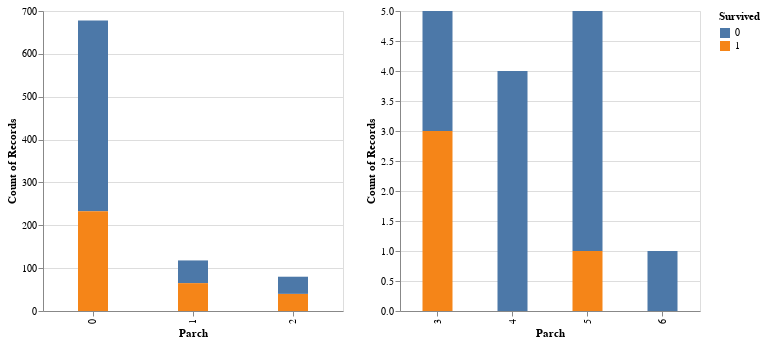

The cell this chart's notebook holds for it:
### Code cell
Parch1 = alt.Chart(data[data.Parch<3]).mark_bar(size=30).encode(
    alt.X('Parch:O'
         ),
    alt.Y('count(Parch)'
         ),
    color='Survived:N'
    ).properties(width=300)

Parch2 = alt.Chart(data[data.Parch>=3]).mark_bar(size=30).encode(
    alt.X('Parch:O'
         ),
    alt.Y('count(Parch)'
         ),
    color='Survived:N'
    ).properties(width=300)

Parch1 | Parch2

### Figure 1 — Vega-Lite specification as saved in the notebook (floating-point values rounded to 4 significant figures; data arrays with more than 128 entries replaced by an {"elided": "..."} marker saying what was removed)
{"config": {"view": {"continuousWidth": 400, "continuousHeight": 300}}, "hconcat": [{"data": {"name": "data-d78e497e8fd9bb1ff073fea218085388"}, "mark": {"type": "bar", "size": 30}, "encoding": {"color": {"field": "Survived", "type": "nominal"}, "x": {"field": "Parch", "type": "ordinal"}, "y": {"aggregate": "count", "field": "Parch", "type": "quantitative"}}, "width": 300}, {"data": {"name": "data-2109bbe7bc6ad67d8a49d21a4c0f806c"}, "mark": {"type": "bar", "size": 30}, "encoding": {"color": {"field": "Survived", "type": "nominal"}, "x": {"field": "Parch", "type": "ordinal"}, "y": {"aggregate": "count", "field": "Parch", "type": "quantitative"}}, "width": 300}], "$schema": "https://vega.github.io/schema/vega-lite/v4.17.0.json", "datasets": {"data-d78e497e8fd9bb1ff073fea218085388": {"elided": "876 records"}, "data-2109bbe7bc6ad67d8a49d21a4c0f806c": [{"PassengerId": 14, "Survived": 0, "Pclass": 3, "Name": "Andersson, Mr. Anders Johan", "Sex": "male", "Age": 39.0, "SibSp": 1, "Parch": 5, "Ticket": "347082", "Fare": 31.27, "Cabin": null, "Embarked": "S"}, {"PassengerId": 26, "Survived": 1, "Pclass": 3, "Name": "Asplund, Mrs. Carl Oscar (Selma Augusta Emilia Johansson)", "Sex": "female", "Age": 38.0, "SibSp": 1, "Parch": 5, "Ticket": "347077", "Fare": 31.39, "Cabin": null, "Embarked": "S"}, {"PassengerId": 87, "Survived": 0, "Pclass": 3, "Name": "Ford, Mr. William Neal", "Sex": "male", "Age": 16.0, "SibSp": 1, "Parch": 3, "Ticket": "W./C. 6608", "Fare": 34.38, "Cabin": null, "Embarked": "S"}, {"PassengerId": 168, "Survived": 0, "Pclass": 3, "Name": "Skoog, Mrs. William (Anna Bernhardina Karlsson)", "Sex": "female", "Age": 45.0, "SibSp": 1, "Parch": 4, "Ticket": "347088", "Fare": 27.9, "Cabin": null, "Embarked": "S"}, {"PassengerId": 361, "Survived": 0, "Pclass": 3, "Name": "Skoog, Mr. Wilhelm", "Sex": "male", "Age": 40.0, "SibSp": 1, "Parch": 4, "Ticket": "347088", "Fare": 27.9, "Cabin": null, "Embarked": "S"}, {"PassengerId": 438, "Survived": 1, "Pclass": 2, "Name": "Richards, Mrs. Sidney (Emily Hocking)", "Sex": "female", "Age": 24.0, "SibSp": 2, "Parch": 3, "Ticket": "29106", "Fare": 18.75, "Cabin": null, "Embarked": "S"}, {"PassengerId": 439, "Survived": 0, "Pclass": 1, "Name": "Fortune, Mr. Mark", "Sex": "male", "Age": 64.0, "SibSp": 1, "Parch": 4, "Ticket": "19950", "Fare": 263.0, "Cabin": "C23 C25 C27", "Embarked": "S"}, {"PassengerId": 568, "Survived": 0, "Pclass": 3, "Name": "Palsson, Mrs. Nils (Alma Cornelia Berglund)", "Sex": "female", "Age": 29.0, "SibSp": 0, "Parch": 4, "Ticket": "349909", "Fare": 21.07, "Cabin": null, "Embarked": "S"}, {"PassengerId": 611, "Survived": 0, "Pclass": 3, "Name": "Andersson, Mrs. Anders Johan (Alfrida Konstantia Brogren)", "Sex": "female", "Age": 39.0, "SibSp": 1, "Parch": 5, "Ticket": "347082", "Fare": 31.27, "Cabin": null, "Embarked": "S"}, {"PassengerId": 639, "Survived": 0, "Pclass": 3, "Name": "Panula, Mrs. Juha (Maria Emilia Ojala)", "Sex": "female", "Age": 41.0, "SibSp": 0, "Parch": 5, "Ticket": "3101295", "Fare": 39.69, "Cabin": null, "Embarked": "S"}, {"PassengerId": 679, "Survived": 0, "Pclass": 3, "Name": "Goodwin, Mrs. Frederick (Augusta Tyler)", "Sex": "female", "Age": 43.0, "SibSp": 1, "Parch": 6, "Ticket": "CA 2144", "Fare": 46.9, "Cabin": null, "Embarked": "S"}, {"PassengerId": 737, "Survived": 0, "Pclass": 3, "Name": "Ford, Mrs. Edward (Margaret Ann Watson)", "Sex": "female", "Age": 48.0, "SibSp": 1, "Parch": 3, "Ticket": "W./C. 6608", "Fare": 34.38, "Cabin": null, "Embarked": "S"}, {"PassengerId": 775, "Survived": 1, "Pclass": 2, "Name": "Hocking, Mrs. Elizabeth (Eliza Needs)", "Sex": "female", "Age": 54.0, "SibSp": 1, "Parch": 3, "Ticket": "29105", "Fare": 23.0, "Cabin": null, "Embarked": "S"}, {"PassengerId": 859, "Survived": 1, "Pclass": 3, "Name": "Baclini, Mrs. Solomon (Latifa Qurban)", "Sex": "female", "Age": 24.0, "SibSp": 0, "Parch": 3, "Ticket": "2666", "Fare": 19.26, "Cabin": null, "Embarked": "C"}, {"PassengerId": 886, "Survived": 0, "Pclass": 3, "Name": "Rice, Mrs. William (Margaret Norton)", "Sex": "female", "Age": 39.0, "SibSp": 0, "Parch": 5, "Ticket": "382652", "Fare": 29.12, "Cabin": null, "Embarked": "Q"}]}}
